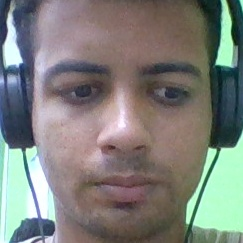
#> input picture hub-guard detect/programas de detecção/câmera/test/rostos_desconhecidos/desconhecido_20250131_142007.jpg, 243 x 243 px, given as the content of the folder C:/Users/gustavo/Desktop/test/imagens_conhecidas, which was not available
$ python 'teste 4.1.py'
#> lines starting #> are read from the running program, lines starting #| are printed output that depends on the picture; after the words box and inside, x2 and y2 are one past the last pixel; in counts of white or black regions, pixels touching at a corner belong together; pictures that were not available may be replaced by others from this repository, and a replacement may not be noted
import cv2
import os
import numpy as np
from datetime import datetime

# Caminhos
path_known_faces = r"C:\Users\gustavo\Desktop\test\imagens_conhecidas"
path_unknown_faces = r"C:\Users\gustavo\Desktop\test\rostos_desconhecidos"

# Listas de rostos conhecidos
known_face_encodings = []
known_face_names = []

# Função para carregar rostos conhecidos
def load_known_faces():
    for filename in os.listdir(path_known_faces):
        if filename.endswith(".jpg") or filename.endswith(".png"):
            image_path = os.path.join(path_known_faces, filename)
            known_image = cv2.imread(image_path, cv2.IMREAD_GRAYSCALE)
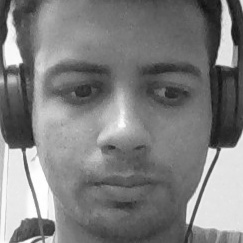
#> known_image: shape (243, 243); min 16, max 255, mean 126.6
            if known_image is None:
                print(f"Erro ao carregar imagem: {filename}")
                continue
            known_image_resized = cv2.resize(known_image, (150, 150))
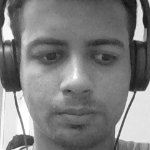
#> known_image_resized: shape (150, 150); min 18, max 255, mean 126.5
            known_face_encodings.append(known_image_resized)
            known_face_names.append(os.path.splitext(filename)[0])

# Função para comparar rostos
def compare_faces(known_encodings, face_image, threshold=70):
    face_image_resized = cv2.resize(face_image, (150, 150))
    differences = [
        np.mean(cv2.absdiff(known_encoding, face_image_resized))
        for known_encoding in known_encodings
    ]
    if differences:
        min_difference = min(differences)
        match_index = differences.index(min_difference)
        return min_difference < threshold, match_index, min_difference
    return False, None, None

# Carregar rostos conhecidos
load_known_faces()
if not known_face_encodings:
    print("Nenhuma face conhecida foi carregada. Verifique a pasta de imagens.")
    exit()

# Inicializar vídeo e detector Haar Cascade
video_capture = cv2.VideoCapture(0)
face_cascade = cv2.CascadeClassifier(cv2.data.haarcascades + 'haarcascade_frontalface_default.xml')

# Associação temporária de rostos no quadro
recognized_faces = {}

print("Iniciando reconhecimento facial...")

while True:
    ret, frame = video_capture.read()
#> frame is the input picture: shape (243, 243, 3); mean B, G, R 122.8, 127.4, 126.3
    if not ret:
        print("Erro ao capturar frame.")
        break

    gray_frame = cv2.cvtColor(frame, cv2.COLOR_BGR2GRAY)

    # Detectar rostos
    faces = face_cascade.detectMultiScale(
        gray_frame, scaleFactor=1.1, minNeighbors=5, minSize=(100, 100)
    )
#> faces = [[16, 12, 212, 212]]

    current_frame_faces = {}
    for (x, y, w, h) in faces:
        face_image = gray_frame[y:y+h, x:x+w]

        # Comparar com rostos conhecidos
        match, match_index, similarity = compare_faces(known_face_encodings, face_image)

        if match:
            name = known_face_names[match_index]
            # Verifica se o rosto já foi associado no quadro atual
            if name not in current_frame_faces.values():
                current_frame_faces[(x, y, w, h)] = name
            else:
                # Marca como desconhecido se já foi associado a outra posição
                name = "Desconhecido"
        else:
            name = "Desconhecido"
            if not os.path.exists(path_unknown_faces):
                os.makedirs(path_unknown_faces)
            img_name = f"{path_unknown_faces}/desconhecido_{datetime.now().strftime('%Y%m%d_%H%M%S')}.jpg"
            cv2.imwrite(img_name, frame[y:y+h, x:x+w])

        # Exibir informações no quadro
        color = (0, 255, 0) if name != "Desconhecido" else (0, 0, 255)
        cv2.rectangle(frame, (x, y), (x+w, y+h), color, 2)
        cv2.putText(frame, name, (x, y - 10), cv2.FONT_HERSHEY_DUPLEX, 0.9, color, 1)
#> this loop made 1 pass
#> (x, y, w, h, differences in compare_faces, min_difference in compare_faces, match_index, match) on pass 1: (16, 12, 212, 212, [29.62], 29.62, 0, True)
#> pass 1, `face_image = gray_frame[y:y+h, x:x+w]`:
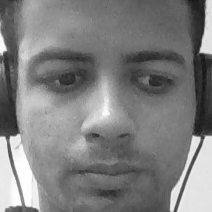
#> face_image: shape (212, 212); min 18, max 255, mean 126.6
#> after the loop:
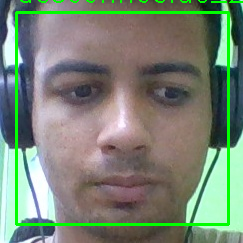
#> frame: shape (243, 243, 3); 4.74% of pixels changed, all inside (x1, y1, x2, y2) = (15, 0, 243, 226)
#> after the loop, current_frame_faces = {(16, 12, 212, 212): 'desconhecido_20250131_142007'}

    # Atualizar associações de rostos reconhecidos
    recognized_faces.update(current_frame_faces)

    # Exibe o quadro
    cv2.imshow("Video", frame)

    # Para sair
    if cv2.waitKey(1) & 0xFF == ord('q'):
#> (key q is pressed here)
        break

# Libera recursos
video_capture.release()
cv2.destroyAllWindows()
